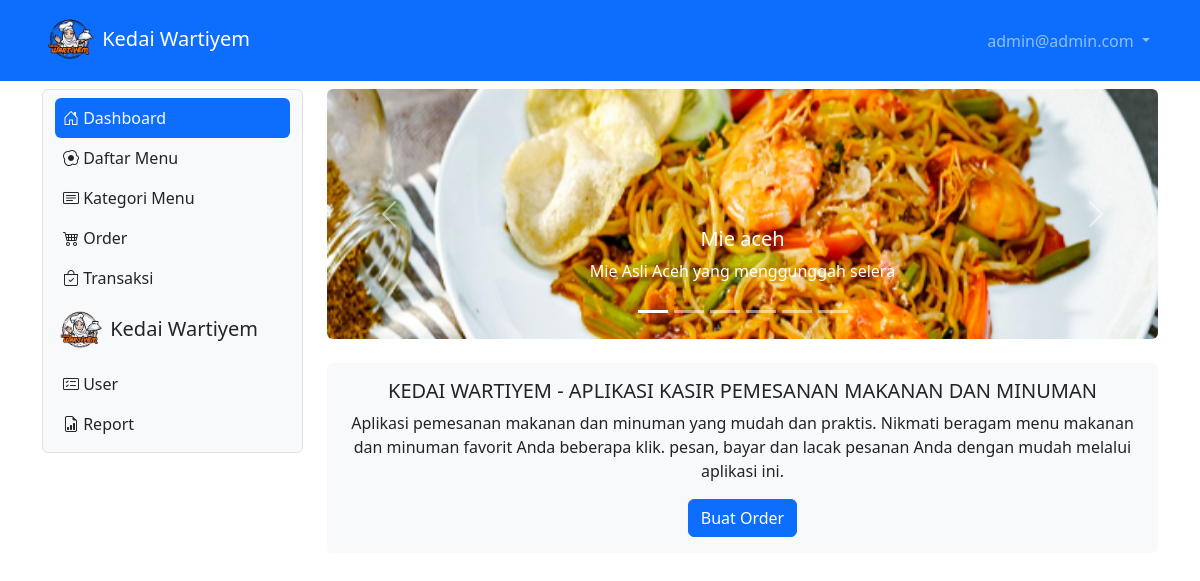
Screenshot of /app/dashboard (signed in) with the database file from the repository.
### tables this page shows
CREATE TABLE `tb_user` (
  `id` int(11) NOT NULL,
  `Nama` varchar(200) DEFAULT NULL,
  `username` varchar(200) DEFAULT NULL,
  `password` varchar(200) DEFAULT NULL,
  `level` int(11) DEFAULT NULL,
  `No_Hp` varchar(15) DEFAULT NULL,
  `alamat` varchar(300) DEFAULT NULL
);

CREATE TABLE `tb_daftar_menu` (
  `id` int(11) NOT NULL,
  `foto` varchar(200) DEFAULT NULL,
  `nama_menu` varchar(200) DEFAULT NULL,
  `keterangan` varchar(200) DEFAULT NULL,
  `kategori` int(11) DEFAULT NULL,
  `harga` varchar(50) DEFAULT NULL,
  `stok` varchar(300) DEFAULT NULL
);

### app/Dashboard.php (the view, shortened to what this page needs)
<?php
include "../proses/connect.php";
$query = mysqli_query($conn, "SELECT * FROM tb_daftar_menu");
while ($row = mysqli_fetch_array($query)) {
    $result[] = $row;
}
?>
<div class="col-lg-9 mt-2">
    <div id="carouselExampleCaptions" class="carousel slide" data-bs-ride="carousel">
        <div class="carousel-indicators">
            <?php
            $slide = 0;
            $firstSlideButton = true;
            foreach ($result as $dataTombol) {
                ($firstSlideButton) ? $aktif = "active" : $aktif = "";
                $firstSlideButton = false;
            ?>
                <button type="button" data-bs-target="#carouselExampleCaptions" data-bs-slide-to="<?php echo $slide ?>" class="<?php echo $aktif ?>" aria-current="true" aria-label="Slide <?php echo $slide + 1 ?>"></button>
            <?php
                $slide++;
            } ?>
        </div>
        <div class="carousel-inner rounded">
            <?php
            $firstSlide = true;
            foreach ($result as $data) {
                ($firstSlide) ? $aktif = "active" : $aktif = "";
                $firstSlide = false;
            ?>
                <div class="carousel-item <?php echo $aktif ?>">
                    <img src="../img/<?php echo $data['foto'] ?>" class="img-fluid" style="height: 250px; width: 1000px; object-fit: cover" alt="...">
                    <div class="carousel-caption d-none d-md-block">
                        <h5><?php echo $data['nama_menu'] ?></h5>
                        <p><?php echo $data['keterangan'] ?></p>
                    </div>
                </div>
            <?php } ?>
        </div>
        <button class="carousel-control-prev" type="button" data-bs-target="#carouselExampleCaptions" data-bs-slide="prev">
            <span class="carousel-control-prev-icon" aria-hidden="true"></span>
        </button>
        <button class="carousel-control-next" type="button" data-bs-target="#carouselExampleCaptions" data-bs-slide="next">
            <span class="carousel-control-next-icon" aria-hidden="true"></span>
        </button>
    </div>
    <div class="card mt-4 border-0 bg-light">
        <div class="card-body text-center">
            <h5 class="card-title">KEDAI WARTIYEM - APLIKASI KASIR PEMESANAN MAKANAN DAN MINUMAN</h5>
            <p class="card-text">Aplikasi pemesanan makanan dan minuman yang mudah dan praktis. Nikmati beragam menu makanan dan minuman favorit Anda beberapa klik. pesan, bayar dan lacak pesanan Anda dengan mudah melalui aplikasi ini.</p>
            <a href="order" class="btn btn-primary">Buat Order</a>
        </div>
    </div>
</div>

### app/Header.php (shortened to what this page needs)
<?php
include "../proses/connect.php";
$query = mysqli_query($conn, "SELECT * FROM tb_user WHERE username='$_SESSION[username_kedai]'");
?>
<nav class="navbar navbar-expand navbar-dark bg-primary sticky-top">
    <div class="container-lg">
        <a class="navbar-brand" href="."><img src="../img/logo1.png" alt="logo aplikasi" width="55px"> Kedai Wartiyem</a>
        <div class="collapse navbar-collapse justify-content-end" id="navbarNavDropdown">
            <ul class="navbar-nav">
                <li class="nav-item dropdown">
                    <a class="nav-link dropdown-toggle" href="#" role="button" data-bs-toggle="dropdown"
                        aria-expanded="false">
                        <?php echo $hasil['username']; ?>
                    </a>
                </li>
            </ul>
        </div>
    </div>
</nav>

### rows the page displays
tb_user: username "admin@admin.com"
tb_daftar_menu: foto (picture), nama_menu "Mie aceh", keterangan "Mie Asli Aceh yang menggunggah selera"
